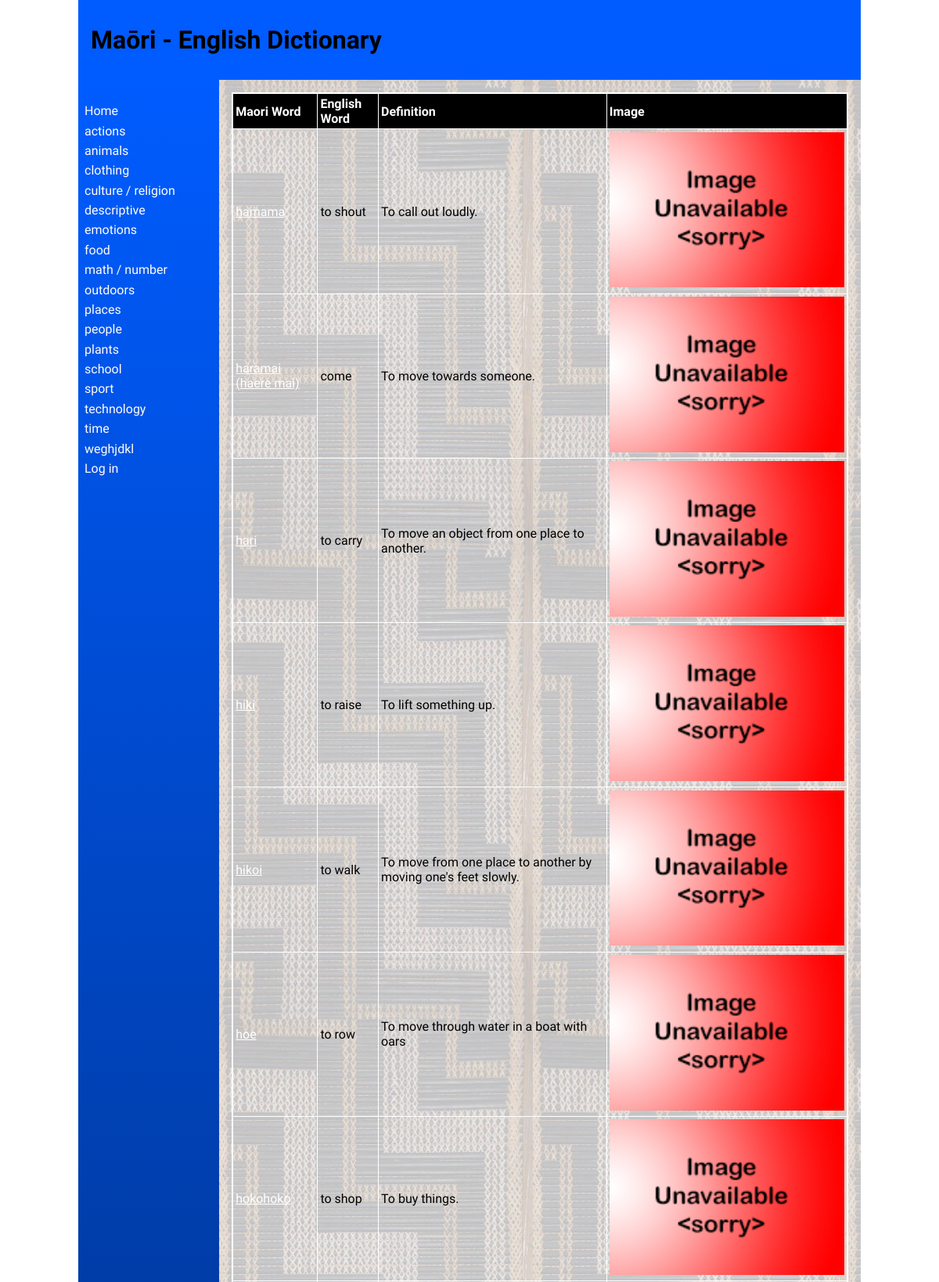
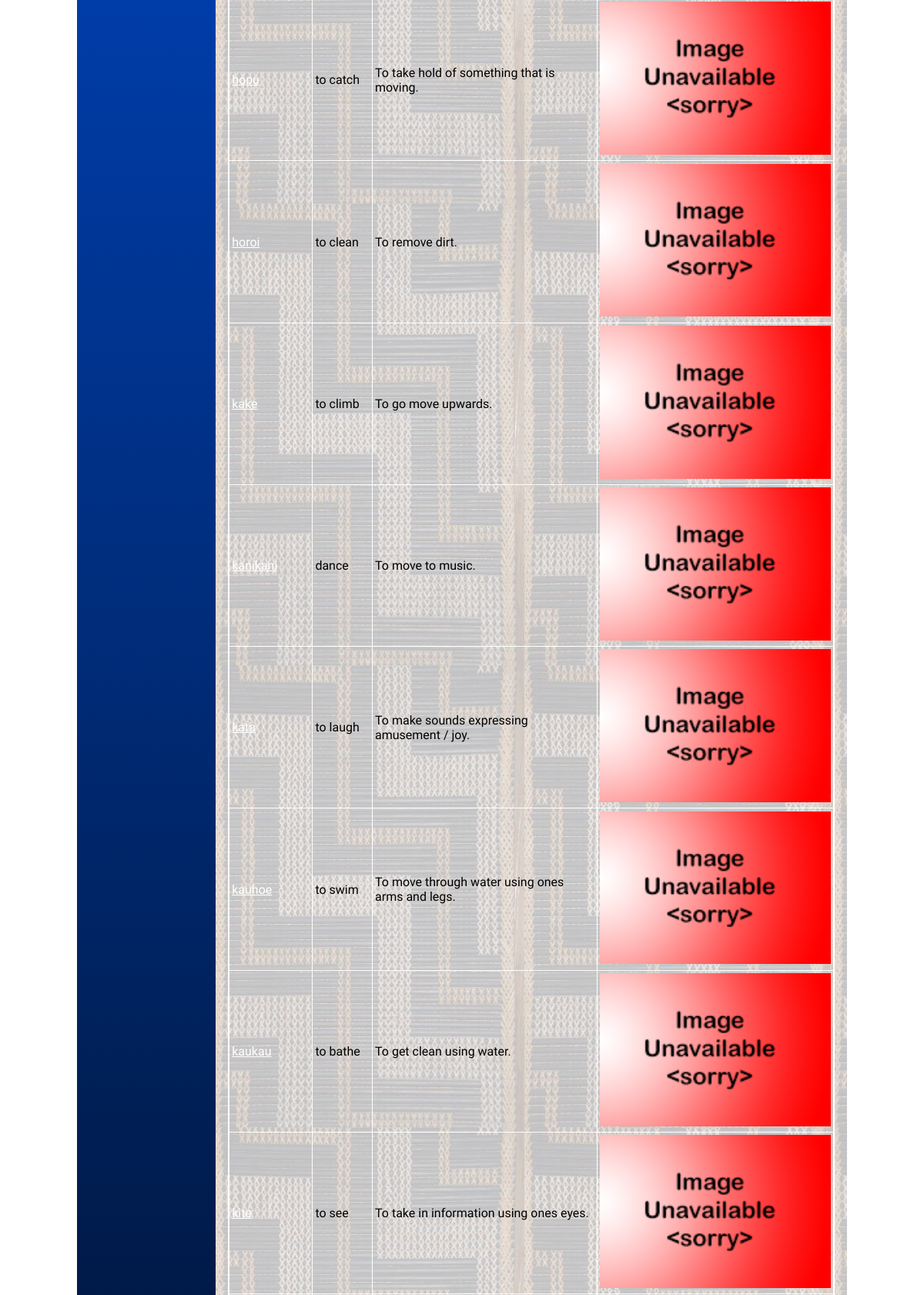
Screenshot of /categories/1 (upper part) with the database file from the repository (2 pictures, top to bottom).
### tables this page shows
CREATE TABLE "category"
(
	id INTEGER
		constraint category_pk
			primary key autoincrement,
	category_name varchar(69) not null
);

CREATE TABLE "words"
(
	maori varchar(69),
	english varchar(69),
	category integer,
	definition varchar(100),
	levels integer,
	images varchar(69),
	id integer
		constraint words_pk
			primary key autoincrement
);

### app.py (the view, shortened to what this page needs)
@app.route('/categories/<cat_id>', methods=["POST", "GET"])
def render_categorypage(cat_id):
    con = create_connection(DB_NAME)
    query = "SELECT id, maori, english, definition, levels, images FROM words WHERE category=?" \
            "ORDER BY maori ASC"
    cur = con.cursor()
    cur.execute(query, (int(cat_id),))
    definition = cur.fetchall()
    print(definition)
    con.close()
    return render_template('words.html', definitions=definition, logged_in=is_logged_in(), deleting=intention("delete"),
                           categories=fetch_categories(), category=cat_id)

### app.py (called while the page is built)
def intention(button):
    if button in request.form:
        return True
    else:
        return False

def create_connection(db_file):
    try:
        connection = sqlite3.connect(db_file)
        return connection
    except Error as e:
        print(e)
    return None

def fetch_categories():
    con = create_connection(DB_NAME)
    query = "SELECT id, category_name FROM category"
    cur = con.cursor()
    cur.execute(query)
    categories = cur.fetchall()
    con.close()
    return categories

def is_logged_in():
    if session.get("email") is None:
        print("you are not logged in")
        return False
    else:
        print("you are logged in")
        return True

### templates/words.html (shortened to what this page needs)
{% extends 'base.html' %}
{% block heading %}Maōri - English Dictionary{% endblock %}
{% block main %}
    <table>
        <tr>
            <th>Maori Word</th>
            <th>English Word</th>
            <th>Definition</th>
            <th>Image</th>
        </tr>
        {% for definition in definitions %}
            <tr>
                <td><a href="/detail/{{ definition[0] }}">{{ definition[1] }}</a></td>
                <td>{{ definition[2] }}</td>
                <td>{{ definition[3] }}</td>
                <td>
                    <object data="/static/images/{{ definition[2] }}" type="image/jpg">
                        <img src="/static/images/noimage.jpg"
                             alt="">
                    </object>
            </tr>
        {% endfor %}
    </table>
{% endblock %}

### templates/base.html (shortened to what this page needs)
<!doctype html>
<html lang="en">
<head>
   <link href="{{ url_for('static', filename='css/style.css') }}" rel="stylesheet">
</head>
<body>
   <div id="container">
      <header>
         <h1>{% block heading %}{% endblock %}</h1>
      </header>
      <nav>
         <ul>
                <li><a href="\">Home</a></li>
                {% for category in categories %}
                <li><a href="/categories/{{ category[0] }}">{{category[1]}}</a></li>
                {% endfor %}
         <li>
             {% if logged_in %}<a href="/logout">Log out</a>{% else %}
             <a href="/login">Log in</a></li>{% endif %}
         </ul>
      </nav>
      <main>
            {% block main%}{% endblock %}
        </main>
   </div>
</body>
</html>

### static/css/style.css (style rules this page uses)
* { font-family: Comfortaa, sans-serif; margin: 0; padding: 0; box-sizing: border-box; }
#container { display: grid; grid-template-columns: 75px auto; grid-template-areas: 'nav header' 'main main' 'footer footer'; }
header { grid-area: header; background-color: #005cff; padding: 1rem; }
nav { grid-area: nav; }
main { grid-area: main; padding: 1rem; background-color: #005cff; }
h1, h2, h3, h4 { padding: 1rem 0; font-family: 'Suez One', serif; color: #000000; text-shadow: 2px 2px 4px #005cff; }
a { color: #ffffff; }
object { width: 500px; }
object>img { width: 300px; }
table { width: 100%; border: 2px solid #ffffff; border-collapse: collapse; }
th, td { border: 1px solid #ffffff; padding: 0.2rem; text-align: left; }
th { background-color: #000000; color: #ffffff; }
@media only screen and (min-width: 768px) { #container { grid-template-columns: 180px auto; grid-template-areas: 'header header' 'nav main' 'footer footer'; } }
@media only screen and (min-width: 768px) { nav { background: linear-gradient(180deg, rgb(0, 92, 255) 0%, rgb(0, 0, 0) 50%, rgb(0, 144, 255) 100%); padding: 0.5rem; } }
@media only screen and (min-width: 768px) { nav ul { list-style: none; } }
@media only screen and (min-width: 768px) { nav li { padding: 0.2rem 0; } }
@media only screen and (min-width: 768px) { nav a { color: #fdfdfd; text-decoration: none; } }
@media only screen and (min-width: 768px) { main { background-image: url('static/images/poutama.jpg'); } }
@media only screen and (min-width: 1000px) { #container { width: 1000px; margin: auto; } }

### rows the page displays
category: category_name "actions"
category: category_name "animals"
category: category_name "clothing"
category: category_name "culture / religion"
category: category_name "descriptive"
category: category_name "emotions"
category: category_name "food"
category: category_name "math / number"
category: category_name "outdoors"
category: category_name "places"
category: category_name "people"
category: category_name "plants"
category: category_name "school"
category: category_name "sport"
category: category_name "technology"
category: category_name "time"
category: category_name "weghjdkl"
words: maori "hamama", english "to shout", definition "To call out loudly."
words: maori "haramai (haere mai)", english "come", definition "To move towards someone."
words: maori "hari", english "to carry", definition "To move an object from one place to another."
words: maori "hiki", english "to raise", definition "To lift something up."
words: maori "hikoi", english "to walk", definition "To move from one place to another by moving one's feet slowly."
words: maori "hoe", english "to row", definition "To move through water in a boat with oars"
words: maori "hokohoko", english "to shop", definition "To buy things."
words: maori "hopu", english "to catch", definition "To take hold of something that is moving."
words: maori "horoi", english "to clean", definition "To remove dirt."
words: maori "kake", english "to climb", definition "To go move upwards."
words: maori "kanikani", english "dance", definition "To move to music."
words: maori "kata", english "to laugh", definition "To make sounds expressing amusement / joy."
words: maori "kauhoe", english "to swim", definition "To move through water using ones arms and legs."
words: maori "kaukau", english "to bathe", definition "To get clean using water."
words: maori "kite", english "to see", definition "To take in information using ones eyes."
